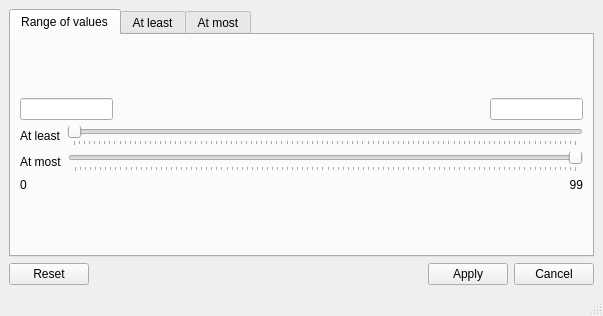
<?xml version="1.0" encoding="UTF-8"?>
<ui version="4.0">
 <class>MainWindow</class>
 <widget class="QMainWindow" name="MainWindow">
  <property name="geometry">
   <rect>
    <x>0</x>
    <y>0</y>
    <width>603</width>
    <height>316</height>
   </rect>
  </property>
  <property name="windowTitle">
   <string>MainWindow</string>
  </property>
  <widget class="QWidget" name="centralwidget">
   <layout class="QGridLayout" name="gridLayout_7">
    <item row="0" column="0">
     <widget class="QTabWidget" name="tabWidget">
      <property name="currentIndex">
       <number>0</number>
      </property>
      <widget class="QWidget" name="rangeOfValuesTab">
       <attribute name="title">
        <string>Range of values</string>
       </attribute>
       <layout class="QGridLayout" name="gridLayout_10">
        <item row="0" column="0">
         <spacer name="verticalSpacer">
          <property name="orientation">
           <enum>Qt::Vertical</enum>
          </property>
          <property name="sizeHint" stdset="0">
           <size>
            <width>20</width>
            <height>40</height>
           </size>
          </property>
         </spacer>
        </item>
        <item row="1" column="0">
         <layout class="QGridLayout" name="gridLayout_5">
          <property name="sizeConstraint">
           <enum>QLayout::SetFixedSize</enum>
          </property>
          <item row="0" column="0">
           <widget class="QLineEdit" name="rangeMin"/>
          </item>
          <item row="0" column="3">
           <widget class="QLineEdit" name="rangeMax"/>
          </item>
          <item row="0" column="1">
           <spacer name="horizontalSpacer">
            <property name="orientation">
             <enum>Qt::Horizontal</enum>
            </property>
            <property name="sizeType">
             <enum>QSizePolicy::Expanding</enum>
            </property>
            <property name="sizeHint" stdset="0">
             <size>
              <width>200</width>
              <height>20</height>
             </size>
            </property>
           </spacer>
          </item>
          <item row="0" column="2">
           <spacer name="horizontalSpacer_2">
            <property name="orientation">
             <enum>Qt::Horizontal</enum>
            </property>
            <property name="sizeHint" stdset="0">
             <size>
              <width>200</width>
              <height>20</height>
             </size>
            </property>
           </spacer>
          </item>
         </layout>
        </item>
        <item row="3" column="0">
         <layout class="QGridLayout" name="gridLayout_8">
          <item row="0" column="0">
           <widget class="QLabel" name="atLeatLabel">
            <property name="text">
             <string>At least</string>
            </property>
           </widget>
          </item>
          <item row="0" column="1">
           <widget class="QSlider" name="atLeatSlider">
            <property name="sizePolicy">
             <sizepolicy hsizetype="Expanding" vsizetype="Fixed">
              <horstretch>0</horstretch>
              <verstretch>0</verstretch>
             </sizepolicy>
            </property>
            <property name="layoutDirection">
             <enum>Qt::LeftToRight</enum>
            </property>
            <property name="orientation">
             <enum>Qt::Horizontal</enum>
            </property>
            <property name="tickPosition">
             <enum>QSlider::TicksBelow</enum>
            </property>
           </widget>
          </item>
         </layout>
        </item>
        <item row="4" column="0">
         <layout class="QGridLayout" name="gridLayout_9">
          <item row="0" column="0">
           <widget class="QLabel" name="atMostLabel">
            <property name="text">
             <string>At most</string>
            </property>
           </widget>
          </item>
          <item row="0" column="1">
           <widget class="QSlider" name="atMostSlider">
            <property name="layoutDirection">
             <enum>Qt::RightToLeft</enum>
            </property>
            <property name="styleSheet">
             <string notr="true">&quot;QSlider::groove:horizontal {background-color:red;}&quot;</string>
            </property>
            <property name="value">
             <number>0</number>
            </property>
            <property name="tracking">
             <bool>true</bool>
            </property>
            <property name="orientation">
             <enum>Qt::Horizontal</enum>
            </property>
            <property name="invertedAppearance">
             <bool>false</bool>
            </property>
            <property name="tickPosition">
             <enum>QSlider::TicksBelow</enum>
            </property>
           </widget>
          </item>
         </layout>
        </item>
        <item row="6" column="0">
         <spacer name="verticalSpacer_2">
          <property name="orientation">
           <enum>Qt::Vertical</enum>
          </property>
          <property name="sizeHint" stdset="0">
           <size>
            <width>20</width>
            <height>40</height>
           </size>
          </property>
         </spacer>
        </item>
        <item row="5" column="0">
         <layout class="QGridLayout" name="gridLayout_2">
          <item row="0" column="0">
           <widget class="QLabel" name="atLeastValueLabel">
            <property name="text">
             <string>0</string>
            </property>
           </widget>
          </item>
          <item row="0" column="1">
           <widget class="QLabel" name="atMostValueLabel">
            <property name="layoutDirection">
             <enum>Qt::RightToLeft</enum>
            </property>
            <property name="text">
             <string>&lt;html&gt;&lt;head/&gt;&lt;body&gt;&lt;p align=&quot;right&quot;&gt;99&lt;/p&gt;&lt;/body&gt;&lt;/html&gt;</string>
            </property>
            <property name="alignment">
             <set>Qt::AlignRight|Qt::AlignTrailing|Qt::AlignVCenter</set>
            </property>
           </widget>
          </item>
         </layout>
        </item>
       </layout>
       <zorder>verticalSpacer</zorder>
       <zorder>verticalSpacer_2</zorder>
      </widget>
      <widget class="QWidget" name="atLeastTab">
       <attribute name="title">
        <string>At least</string>
       </attribute>
       <layout class="QGridLayout" name="gridLayout_4">
        <item row="6" column="0">
         <spacer name="verticalSpacer_4">
          <property name="orientation">
           <enum>Qt::Vertical</enum>
          </property>
          <property name="sizeHint" stdset="0">
           <size>
            <width>20</width>
            <height>11</height>
           </size>
          </property>
         </spacer>
        </item>
        <item row="0" column="0">
         <spacer name="verticalSpacer_3">
          <property name="orientation">
           <enum>Qt::Vertical</enum>
          </property>
          <property name="sizeHint" stdset="0">
           <size>
            <width>20</width>
            <height>11</height>
           </size>
          </property>
         </spacer>
        </item>
        <item row="1" column="0">
         <layout class="QGridLayout" name="gridLayout_6">
          <property name="sizeConstraint">
           <enum>QLayout::SetFixedSize</enum>
          </property>
          <item row="0" column="0">
           <widget class="QLineEdit" name="atLeastMin"/>
          </item>
          <item row="0" column="3">
           <widget class="QLineEdit" name="atLeastMax"/>
          </item>
          <item row="0" column="1">
           <spacer name="horizontalSpacer_3">
            <property name="orientation">
             <enum>Qt::Horizontal</enum>
            </property>
            <property name="sizeType">
             <enum>QSizePolicy::Expanding</enum>
            </property>
            <property name="sizeHint" stdset="0">
             <size>
              <width>200</width>
              <height>20</height>
             </size>
            </property>
           </spacer>
          </item>
          <item row="0" column="2">
           <spacer name="horizontalSpacer_4">
            <property name="orientation">
             <enum>Qt::Horizontal</enum>
            </property>
            <property name="sizeHint" stdset="0">
             <size>
              <width>200</width>
              <height>20</height>
             </size>
            </property>
           </spacer>
          </item>
         </layout>
        </item>
        <item row="4" column="0">
         <layout class="QGridLayout" name="gridLayout_11"/>
        </item>
        <item row="5" column="0">
         <layout class="QGridLayout" name="gridLayout_3">
          <item row="0" column="0">
           <widget class="QLabel" name="atLeastValueLabel_2">
            <property name="text">
             <string>0</string>
            </property>
           </widget>
          </item>
          <item row="0" column="1">
           <widget class="QLabel" name="atMostValueLabel_2">
            <property name="layoutDirection">
             <enum>Qt::RightToLeft</enum>
            </property>
            <property name="text">
             <string>&lt;html&gt;&lt;head/&gt;&lt;body&gt;&lt;p align=&quot;right&quot;&gt;99&lt;/p&gt;&lt;/body&gt;&lt;/html&gt;</string>
            </property>
            <property name="alignment">
             <set>Qt::AlignRight|Qt::AlignTrailing|Qt::AlignVCenter</set>
            </property>
           </widget>
          </item>
         </layout>
        </item>
        <item row="3" column="0">
         <layout class="QGridLayout" name="gridLayout_12">
          <item row="0" column="0">
           <widget class="QLabel" name="atLeatLabel_2">
            <property name="text">
             <string>At least</string>
            </property>
           </widget>
          </item>
          <item row="0" column="1">
           <widget class="QSlider" name="atLeatSlider_2">
            <property name="sizePolicy">
             <sizepolicy hsizetype="Expanding" vsizetype="Fixed">
              <horstretch>0</horstretch>
              <verstretch>0</verstretch>
             </sizepolicy>
            </property>
            <property name="layoutDirection">
             <enum>Qt::LeftToRight</enum>
            </property>
            <property name="orientation">
             <enum>Qt::Horizontal</enum>
            </property>
            <property name="tickPosition">
             <enum>QSlider::TicksBelow</enum>
            </property>
           </widget>
          </item>
         </layout>
        </item>
       </layout>
      </widget>
      <widget class="QWidget" name="atMostTab">
       <attribute name="title">
        <string>At most</string>
       </attribute>
       <layout class="QGridLayout" name="gridLayout_20">
        <item row="0" column="0">
         <spacer name="verticalSpacer_5">
          <property name="orientation">
           <enum>Qt::Vertical</enum>
          </property>
          <property name="sizeHint" stdset="0">
           <size>
            <width>20</width>
            <height>11</height>
           </size>
          </property>
         </spacer>
        </item>
        <item row="1" column="0">
         <layout class="QGridLayout" name="gridLayout_18">
          <property name="sizeConstraint">
           <enum>QLayout::SetFixedSize</enum>
          </property>
          <item row="0" column="0">
           <widget class="QLineEdit" name="atMostMin"/>
          </item>
          <item row="0" column="3">
           <widget class="QLineEdit" name="atMostMax"/>
          </item>
          <item row="0" column="1">
           <spacer name="horizontalSpacer_7">
            <property name="orientation">
             <enum>Qt::Horizontal</enum>
            </property>
            <property name="sizeType">
             <enum>QSizePolicy::Expanding</enum>
            </property>
            <property name="sizeHint" stdset="0">
             <size>
              <width>200</width>
              <height>20</height>
             </size>
            </property>
           </spacer>
          </item>
          <item row="0" column="2">
           <spacer name="horizontalSpacer_8">
            <property name="orientation">
             <enum>Qt::Horizontal</enum>
            </property>
            <property name="sizeHint" stdset="0">
             <size>
              <width>200</width>
              <height>20</height>
             </size>
            </property>
           </spacer>
          </item>
         </layout>
        </item>
        <item row="3" column="0">
         <layout class="QGridLayout" name="gridLayout_19"/>
        </item>
        <item row="4" column="0">
         <layout class="QGridLayout" name="gridLayout_16">
          <item row="0" column="0">
           <widget class="QLabel" name="atMostLabel_3">
            <property name="text">
             <string>At most</string>
            </property>
           </widget>
          </item>
          <item row="0" column="1">
           <widget class="QSlider" name="atMostSlider_2">
            <property name="layoutDirection">
             <enum>Qt::RightToLeft</enum>
            </property>
            <property name="styleSheet">
             <string notr="true">&quot;QSlider::groove:horizontal {background-color:red;}&quot;</string>
            </property>
            <property name="value">
             <number>0</number>
            </property>
            <property name="tracking">
             <bool>true</bool>
            </property>
            <property name="orientation">
             <enum>Qt::Horizontal</enum>
            </property>
            <property name="invertedAppearance">
             <bool>false</bool>
            </property>
            <property name="tickPosition">
             <enum>QSlider::TicksBelow</enum>
            </property>
           </widget>
          </item>
         </layout>
        </item>
        <item row="5" column="0">
         <layout class="QGridLayout" name="gridLayout_17">
          <item row="0" column="0">
           <widget class="QLabel" name="atLeastValueLabel_3">
            <property name="text">
             <string>0</string>
            </property>
           </widget>
          </item>
          <item row="0" column="1">
           <widget class="QLabel" name="atMostValueLabel_3">
            <property name="layoutDirection">
             <enum>Qt::RightToLeft</enum>
            </property>
            <property name="text">
             <string>&lt;html&gt;&lt;head/&gt;&lt;body&gt;&lt;p align=&quot;right&quot;&gt;99&lt;/p&gt;&lt;/body&gt;&lt;/html&gt;</string>
            </property>
            <property name="alignment">
             <set>Qt::AlignRight|Qt::AlignTrailing|Qt::AlignVCenter</set>
            </property>
           </widget>
          </item>
         </layout>
        </item>
        <item row="6" column="0">
         <spacer name="verticalSpacer_6">
          <property name="orientation">
           <enum>Qt::Vertical</enum>
          </property>
          <property name="sizeHint" stdset="0">
           <size>
            <width>20</width>
            <height>11</height>
           </size>
          </property>
         </spacer>
        </item>
       </layout>
      </widget>
     </widget>
    </item>
    <item row="1" column="0">
     <layout class="QGridLayout" name="gridLayout">
      <item row="0" column="1">
       <spacer name="horizontalSpacer_5">
        <property name="orientation">
         <enum>Qt::Horizontal</enum>
        </property>
        <property name="sizeHint" stdset="0">
         <size>
          <width>40</width>
          <height>20</height>
         </size>
        </property>
       </spacer>
      </item>
      <item row="0" column="0">
       <widget class="QPushButton" name="resetButton">
        <property name="text">
         <string>Reset</string>
        </property>
       </widget>
      </item>
      <item row="0" column="2">
       <widget class="QPushButton" name="applyButton">
        <property name="text">
         <string>Apply</string>
        </property>
       </widget>
      </item>
      <item row="0" column="3">
       <widget class="QPushButton" name="cancleButton">
        <property name="text">
         <string>Cancel</string>
        </property>
       </widget>
      </item>
     </layout>
    </item>
   </layout>
  </widget>
  <widget class="QMenuBar" name="menubar">
   <property name="geometry">
    <rect>
     <x>0</x>
     <y>0</y>
     <width>603</width>
     <height>21</height>
    </rect>
   </property>
  </widget>
  <widget class="QStatusBar" name="statusbar"/>
 </widget>
 <resources/>
 <connections/>
</ui>
